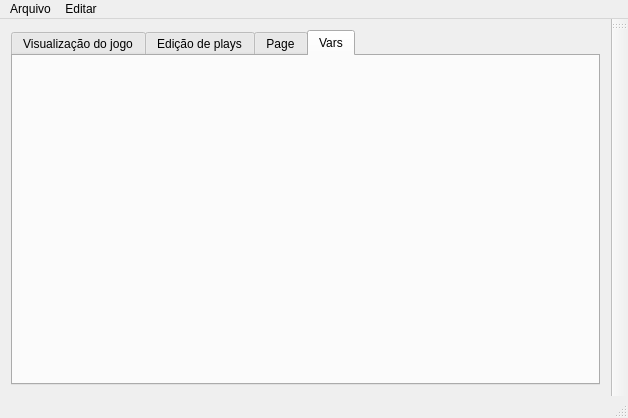
<?xml version="1.0" encoding="UTF-8"?>
<ui version="4.0">
 <class>GraphicalIntelligenceClass</class>
 <widget class="QMainWindow" name="GraphicalIntelligenceClass">
  <property name="geometry">
   <rect>
    <x>0</x>
    <y>0</y>
    <width>628</width>
    <height>418</height>
   </rect>
  </property>
  <property name="windowTitle">
   <string>GraphicalIntelligence</string>
  </property>
  <widget class="QWidget" name="centralWidget">
   <layout class="QGridLayout" name="gridLayout_3">
    <item row="0" column="0">
     <widget class="QTabWidget" name="tabWidget">
      <property name="currentIndex">
       <number>3</number>
      </property>
      <widget class="QWidget" name="tab">
       <attribute name="title">
        <string>Visualização do jogo</string>
       </attribute>
       <layout class="QVBoxLayout" name="verticalLayout_4">
        <item>
         <layout class="QHBoxLayout" name="horizontalLayout_2">
          <item>
           <layout class="QGridLayout" name="gridLayout_2">
            <item row="0" column="1">
             <widget class="QLineEdit" name="txtJuiz"/>
            </item>
            <item row="1" column="0">
             <widget class="QLabel" name="lblTempoJogo">
              <property name="text">
               <string>Tempo restante:</string>
              </property>
             </widget>
            </item>
            <item row="1" column="1">
             <widget class="QLineEdit" name="txtTempoJogo"/>
            </item>
            <item row="0" column="0">
             <widget class="QLabel" name="lblJuiz">
              <property name="text">
               <string>Juiz:</string>
              </property>
             </widget>
            </item>
           </layout>
          </item>
          <item>
           <layout class="QVBoxLayout" name="verticalLayout">
            <item>
             <widget class="QLabel" name="lblPlacar">
              <property name="text">
               <string>Placar</string>
              </property>
              <property name="alignment">
               <set>Qt::AlignBottom|Qt::AlignHCenter</set>
              </property>
             </widget>
            </item>
            <item>
             <layout class="QHBoxLayout" name="horizontalLayout">
              <item>
               <widget class="QLineEdit" name="txtPlacarAmarelo"/>
              </item>
              <item>
               <widget class="QLabel" name="lblX">
                <property name="text">
                 <string>x</string>
                </property>
               </widget>
              </item>
              <item>
               <widget class="QLineEdit" name="txtPlacarAzul"/>
              </item>
             </layout>
            </item>
           </layout>
          </item>
          <item>
           <layout class="QGridLayout" name="gridLayout">
            <item row="0" column="0">
             <widget class="QLabel" name="lblNrTimeouts">
              <property name="text">
               <string># Timeouts:</string>
              </property>
             </widget>
            </item>
            <item row="0" column="1">
             <widget class="QLineEdit" name="txtNrTimeoutsAzul"/>
            </item>
            <item row="1" column="0">
             <widget class="QLabel" name="lblTempoTimeouts">
              <property name="text">
               <string>Tempo Timeouts:</string>
              </property>
             </widget>
            </item>
            <item row="1" column="1">
             <widget class="QLineEdit" name="txtTempoTimeoutsAzul"/>
            </item>
            <item row="0" column="2">
             <widget class="QLineEdit" name="txtNrTimeoutsAmarelo"/>
            </item>
            <item row="1" column="2">
             <widget class="QLineEdit" name="txtTempoTimeoutsAmarelo"/>
            </item>
           </layout>
          </item>
         </layout>
        </item>
        <item>
         <layout class="QHBoxLayout" name="horizontalLayout_5">
          <item>
           <layout class="QHBoxLayout" name="horizontalLayout_3">
            <item>
             <widget class="QCheckBox" name="chkUpdate">
              <property name="text">
               <string>Update</string>
              </property>
              <property name="checked">
               <bool>true</bool>
              </property>
             </widget>
            </item>
           </layout>
          </item>
          <item>
           <spacer name="horizontalSpacer_2">
            <property name="orientation">
             <enum>Qt::Horizontal</enum>
            </property>
            <property name="sizeType">
             <enum>QSizePolicy::Fixed</enum>
            </property>
            <property name="sizeHint" stdset="0">
             <size>
              <width>50</width>
              <height>20</height>
             </size>
            </property>
           </spacer>
          </item>
          <item>
           <widget class="QLabel" name="label_5">
            <property name="text">
             <string>Time controlado</string>
            </property>
           </widget>
          </item>
          <item>
           <widget class="QComboBox" name="cmbOurTeam">
            <item>
             <property name="text">
              <string>Azul</string>
             </property>
            </item>
            <item>
             <property name="text">
              <string>Amarelo</string>
             </property>
            </item>
           </widget>
          </item>
         </layout>
        </item>
        <item>
         <layout class="QHBoxLayout" name="horizontalLayout_7">
          <item>
           <widget class="QPushButton" name="btnChangeSides">
            <property name="text">
             <string>Trocar de lados</string>
            </property>
           </widget>
          </item>
          <item>
           <spacer name="horizontalSpacer">
            <property name="orientation">
             <enum>Qt::Horizontal</enum>
            </property>
            <property name="sizeType">
             <enum>QSizePolicy::Fixed</enum>
            </property>
            <property name="sizeHint" stdset="0">
             <size>
              <width>50</width>
              <height>20</height>
             </size>
            </property>
           </spacer>
          </item>
          <item>
           <widget class="QLabel" name="label_2">
            <property name="text">
             <string>Tipo de transmissão</string>
            </property>
           </widget>
          </item>
          <item>
           <widget class="QComboBox" name="cmbSelectOutput">
            <item>
             <property name="text">
              <string>Simulação</string>
             </property>
            </item>
            <item>
             <property name="text">
              <string>Transmissor</string>
             </property>
            </item>
           </widget>
          </item>
         </layout>
        </item>
        <item>
         <widget class="StageView" name="stageView"/>
        </item>
       </layout>
      </widget>
      <widget class="QWidget" name="tab_2">
       <attribute name="title">
        <string>Edição de plays</string>
       </attribute>
       <layout class="QGridLayout" name="gridLayout_4">
        <item row="2" column="3">
         <widget class="QComboBox" name="cmbSelectTacticTheirs"/>
        </item>
        <item row="2" column="2">
         <widget class="QLabel" name="label_8">
          <property name="text">
           <string>Tática do adversário</string>
          </property>
         </widget>
        </item>
        <item row="1" column="3">
         <widget class="QComboBox" name="cmbSelectTacticOurs"/>
        </item>
        <item row="1" column="0">
         <widget class="QLabel" name="label_3">
          <property name="text">
           <string>Play do time</string>
          </property>
         </widget>
        </item>
        <item row="1" column="2">
         <widget class="QLabel" name="label_6">
          <property name="text">
           <string>Tática do time</string>
          </property>
         </widget>
        </item>
        <item row="0" column="0">
         <widget class="QLabel" name="label_7">
          <property name="text">
           <string>Modo de entrada</string>
          </property>
         </widget>
        </item>
        <item row="2" column="1">
         <widget class="QComboBox" name="cmbSelectPlayTheirs"/>
        </item>
        <item row="2" column="0">
         <widget class="QLabel" name="label_4">
          <property name="text">
           <string>Play do adversário</string>
          </property>
         </widget>
        </item>
        <item row="0" column="1">
         <widget class="QComboBox" name="cmbSelectMode"/>
        </item>
        <item row="1" column="1">
         <widget class="QComboBox" name="cmbSelectPlayOurs"/>
        </item>
        <item row="3" column="0">
         <spacer name="verticalSpacer">
          <property name="orientation">
           <enum>Qt::Vertical</enum>
          </property>
          <property name="sizeHint" stdset="0">
           <size>
            <width>20</width>
            <height>40</height>
           </size>
          </property>
         </spacer>
        </item>
       </layout>
      </widget>
      <widget class="QWidget" name="tab_3">
       <attribute name="title">
        <string>Page</string>
       </attribute>
       <layout class="QGridLayout" name="gridLayout_5">
        <item row="0" column="1">
         <widget class="QLineEdit" name="txtStageWidth"/>
        </item>
        <item row="0" column="0">
         <widget class="QLabel" name="label">
          <property name="text">
           <string>Tamanho do campo</string>
          </property>
         </widget>
        </item>
        <item row="0" column="2">
         <widget class="QLineEdit" name="txtStageLenght"/>
        </item>
        <item row="1" column="0">
         <spacer name="verticalSpacer_2">
          <property name="orientation">
           <enum>Qt::Vertical</enum>
          </property>
          <property name="sizeHint" stdset="0">
           <size>
            <width>20</width>
            <height>40</height>
           </size>
          </property>
         </spacer>
        </item>
       </layout>
      </widget>
      <widget class="QWidget" name="tab_4">
       <attribute name="title">
        <string>Vars</string>
       </attribute>
       <layout class="QGridLayout" name="gridLayout_6">
        <item row="0" column="0">
         <widget class="ConfWidget" name="widget" native="true"/>
        </item>
       </layout>
      </widget>
     </widget>
    </item>
   </layout>
  </widget>
  <widget class="QMenuBar" name="menuBar">
   <property name="geometry">
    <rect>
     <x>0</x>
     <y>0</y>
     <width>628</width>
     <height>25</height>
    </rect>
   </property>
   <widget class="QMenu" name="menuArquivo">
    <property name="title">
     <string>Arquivo</string>
    </property>
    <addaction name="actionSair"/>
   </widget>
   <widget class="QMenu" name="menuEditar">
    <property name="title">
     <string>Editar</string>
    </property>
    <addaction name="actionEditar_vari_veis_de_estado"/>
   </widget>
   <addaction name="menuArquivo"/>
   <addaction name="menuEditar"/>
  </widget>
  <widget class="QToolBar" name="mainToolBar">
   <attribute name="toolBarArea">
    <enum>RightToolBarArea</enum>
   </attribute>
   <attribute name="toolBarBreak">
    <bool>false</bool>
   </attribute>
  </widget>
  <widget class="QStatusBar" name="statusBar"/>
  <action name="actionSair">
   <property name="text">
    <string>Sair</string>
   </property>
  </action>
  <action name="actionEditar_vari_veis_de_estado">
   <property name="text">
    <string>Editar variáveis de estado</string>
   </property>
  </action>
 </widget>
 <layoutdefault spacing="6" margin="11"/>
 <customwidgets>
  <customwidget>
   <class>StageView</class>
   <extends>QGraphicsView</extends>
   <header>stageview.h</header>
  </customwidget>
  <customwidget>
   <class>ConfWidget</class>
   <extends>QWidget</extends>
   <header>confwidget.h</header>
   <container>1</container>
  </customwidget>
 </customwidgets>
 <resources/>
 <connections>
  <connection>
   <sender>actionSair</sender>
   <signal>triggered()</signal>
   <receiver>GraphicalIntelligenceClass</receiver>
   <slot>close()</slot>
   <hints>
    <hint type="sourcelabel">
     <x>-1</x>
     <y>-1</y>
    </hint>
    <hint type="destinationlabel">
     <x>527</x>
     <y>214</y>
    </hint>
   </hints>
  </connection>
 </connections>
</ui>
